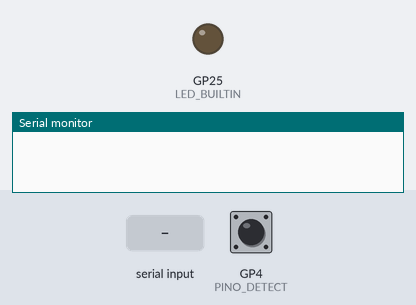
A program run on a simulated Raspberry Pi Pico. Shown: output pins drawn as LEDs (lit = HIGH), the last lines printed to the serial monitor. Dashed ring = blinking. The inputs (shaded band) are chosen by the test bench; at power-on: GP4 (PINO_DETECT) HIGH. Storage starts empty.

Above: at 1.2 s.
1.3 s: "DADOS_SD\n" received over the second serial link
At 2.25 s:
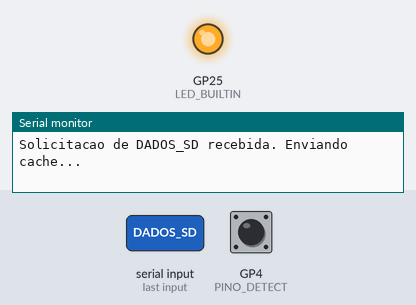
4.3 s: GP4 (PINO_DETECT) pulled LOW for 3.2 s
9.0 s: "1\n" received over the second serial link
At 11.5 s:
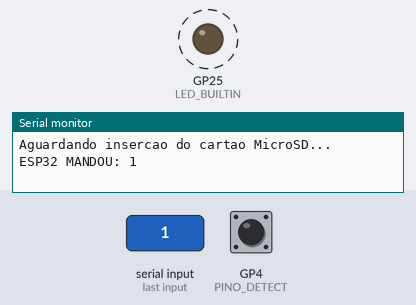
Timing chart, 0 to 18.0 s (numbered marks = the images above; inputs shaded):
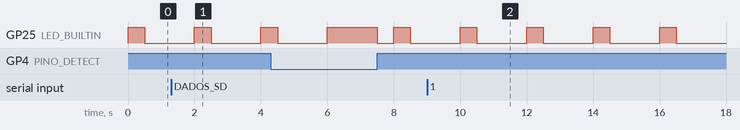

The program:

main.cpp
```cpp
#include "../include/pico_globals.h"
#include <SD.h>
#include "../include/core/sd_manager.h"
#include "../include/core/uart_handler.h"

bool cartao_conectado = false;
bool mensagem_aguardando_exibida = false;
unsigned long tempo_anterior_serial = 0;

char cacheSD[8192] = "";
int cacheIndex = 0;

void setup() {
  Serial.begin(115200);

  Serial2.setTX(20);
  Serial2.setRX(21);
  Serial2.begin(921600); // <-- Velocidade extrema
  Serial2.setTimeout(20);

  unsigned long inicio_usb = millis();
  while (!Serial && (millis() - inicio_usb < 4000)) { delay(10); }

  pinMode(LED_BUILTIN, OUTPUT);
  digitalWrite(LED_BUILTIN, LOW);
  pinMode(PINO_DETECT, INPUT_PULLUP);

  SPI.setRX(PINO_MISO);
  SPI.setCS(PINO_CS);
  SPI.setSCK(PINO_SCK);
  SPI.setTX(PINO_MOSI);
  SPI.begin();

  inicializarSD();
  tempo_anterior_serial = millis();
}

void loop() {
  verificarStatusSD();
  processarComandosUART();
}
```

sd_manager.h
```cpp
#ifndef SD_MANAGER_H
#define SD_MANAGER_H

#include "../pico_globals.h"

// O Default Argument (= 0) fica apenas aqui no header
void construirCache(File dir, int nivel = 0);
void inicializarSD();
void verificarStatusSD();

#endif
```

uart_handler.h
```cpp
#ifndef UART_HANDLER_H
#define UART_HANDLER_H

#include "../pico_globals.h"

void processarComandosUART();

#endif
```

pico_globals.h
```cpp
#ifndef PICO_GLOBALS_H
#define PICO_GLOBALS_H

#include "pico_config.h"

extern bool cartao_conectado;
extern bool mensagem_aguardando_exibida;
extern unsigned long tempo_anterior_serial;

// Cache substituído por buffer estático seguro de 8KB
extern char cacheSD[8192];
extern int cacheIndex;

#endif
```

sd_manager.cpp
```cpp
#include "../../include/core/sd_manager.h"

void imprimirCacheSerial() {
  Serial.println("\n--- CACHE GERADO DO MICROSD ---");
  Serial.println(cacheSD);
  Serial.println("-------------------------------");
}

void construirCache(File dir, int nivel) {
  if (nivel == 0) {
    cacheSD[0] = '\0';
    cacheIndex = 0;
  }

  while (true) {
    File entry = dir.openNextFile();
    if (!entry) break;

    char linha[256];
    if (entry.isDirectory()) {
      snprintf(linha, sizeof(linha), "D|%d|%s\n", nivel, entry.name());
      if (cacheIndex + strlen(linha) < sizeof(cacheSD)) {
        strcpy(&cacheSD[cacheIndex], linha);
        cacheIndex += strlen(linha);
      }
      construirCache(entry, nivel + 1);
    } else {
      snprintf(linha, sizeof(linha), "F|%d|%s|%u\n", nivel, entry.name(), (unsigned int)entry.size());
      if (cacheIndex + strlen(linha) < sizeof(cacheSD)) {
        strcpy(&cacheSD[cacheIndex], linha);
        cacheIndex += strlen(linha);
      }
    }
    entry.close();
  }
}

void inicializarSD() {
  if (digitalRead(PINO_DETECT) == LOW) {
    Serial.println("\nCartao detectado no boot. Inicializando SD...");
    if (SD.begin(PINO_CS)) {
      cartao_conectado = true;
      mensagem_aguardando_exibida = false;

      File root = SD.open("/");
      if (root) {
        Serial.println("Lendo cartao e gerando cache...");
        construirCache(root, 0);
        root.close();
        imprimirCacheSerial();
        Serial.println("(aguardando ESP32...)");
      }
    } else {
      Serial.println("[ERRO] Falha na comunicacao SPI com o cartao.");
    }
  }
}

void verificarStatusSD() {
  unsigned long tempo_atual = millis();
  bool cartao_inserido_fisicamente = (digitalRead(PINO_DETECT) == LOW);

  if (cartao_conectado && !cartao_inserido_fisicamente) {
    cartao_conectado = false;
    mensagem_aguardando_exibida = false;
    SD.end();
    cacheSD[0] = '\0'; cacheIndex = 0;
    Serial.println("\n[ALERTA] Cartao MicroSD foi removido fisicamente!");
    digitalWrite(LED_BUILTIN, LOW);
  }

  if (!cartao_conectado) {
    if (tempo_atual % 2000 < 500) digitalWrite(LED_BUILTIN, HIGH);
    else digitalWrite(LED_BUILTIN, LOW);

    if (tempo_atual - tempo_anterior_serial >= 3000) {
      tempo_anterior_serial = tempo_atual;
      if (cartao_inserido_fisicamente) {
        if (SD.begin(PINO_CS)) {
          cartao_conectado = true;
          mensagem_aguardando_exibida = false;
          Serial.println("[SUCESSO] Cartao MicroSD reconhecido!");
          File root = SD.open("/");
          if (root) {
            Serial.println("Lendo cartao e gerando cache...");
            construirCache(root, 0);
            root.close();
            imprimirCacheSerial();
            Serial.println("(aguardando ESP32...)");
          }
        }
      } else {
        if (!mensagem_aguardando_exibida) {
          Serial.println("Aguardando insercao do cartao MicroSD...");
          mensagem_aguardando_exibida = true;
        }
      }
    }
  } else {
    digitalWrite(LED_BUILTIN, HIGH);
  }
}
```

uart_handler.cpp
```cpp
#include "../../include/core/uart_handler.h"

void processarComandosUART() {
  if (Serial2.available()) {
    String recebido = Serial2.readStringUntil('\n');
    recebido.trim();
    if (recebido.length() > 0) {
      if (recebido == "DADOS_SD") {
         Serial.println("Solicitacao de DADOS_SD recebida. Enviando cache...");
         Serial2.println("INICIO_SD");
         Serial2.print(cacheSD);
         Serial2.println("FIM_SD");
      } else {
         Serial.println("ESP32 MANDOU: " + recebido);
      }
    }
  }
}
```

pico_config.h
```cpp
#ifndef PICO_CONFIG_H
#define PICO_CONFIG_H

#include <Arduino.h>
#include <SPI.h>
#include <SD.h>

// Pinos do Cartão SD (SPI0)
const int PINO_MISO   = 0;
const int PINO_CS     = 1;
const int PINO_SCK    = 2;
const int PINO_MOSI   = 3;
const int PINO_DETECT = 4;

#endif
```

Measured:
- by itself, GP25 (LED_BUILTIN): alternates HIGH for 0.50 s and LOW for 1.5 s
